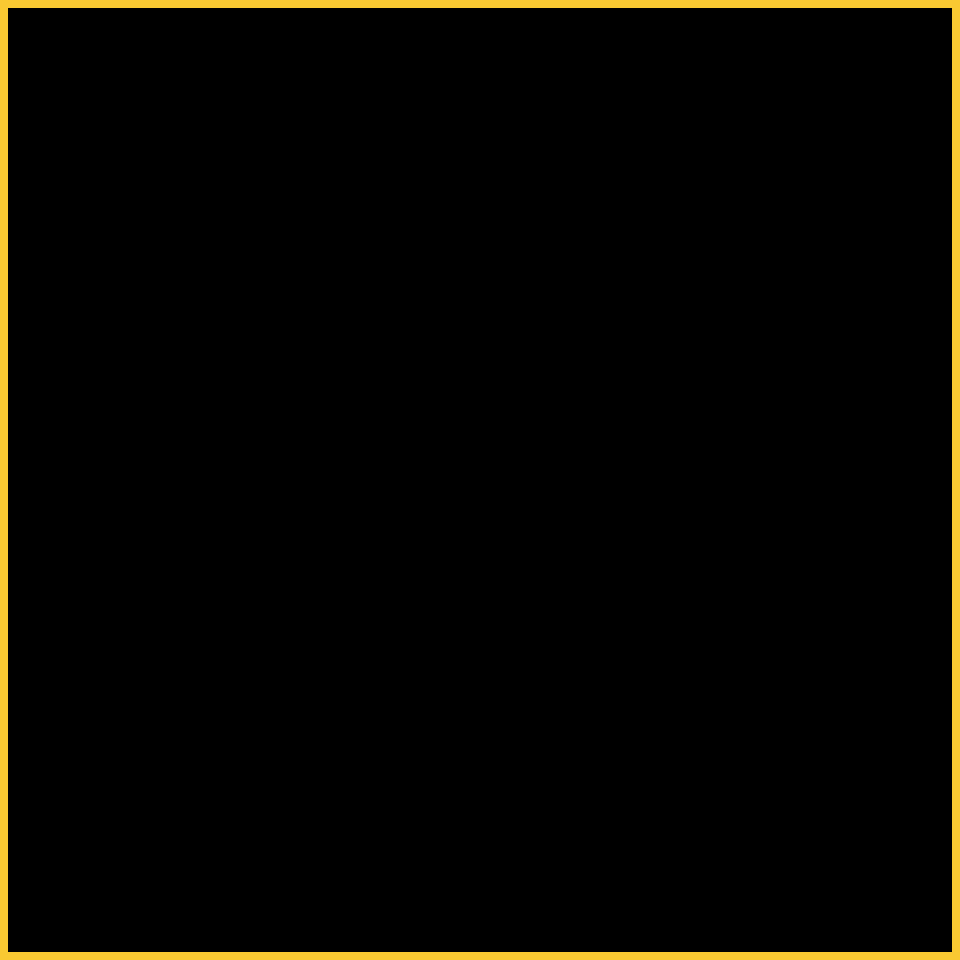
Frame 1 (no input)
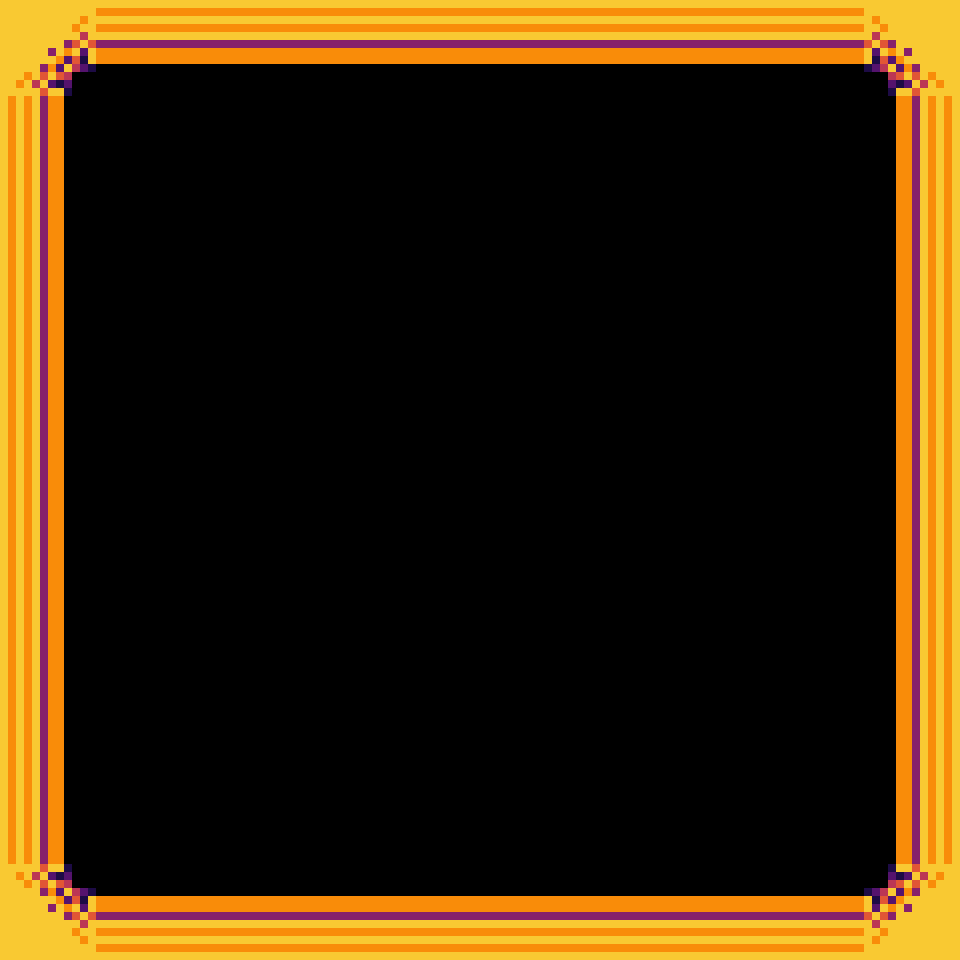
Frame 60 (no input)
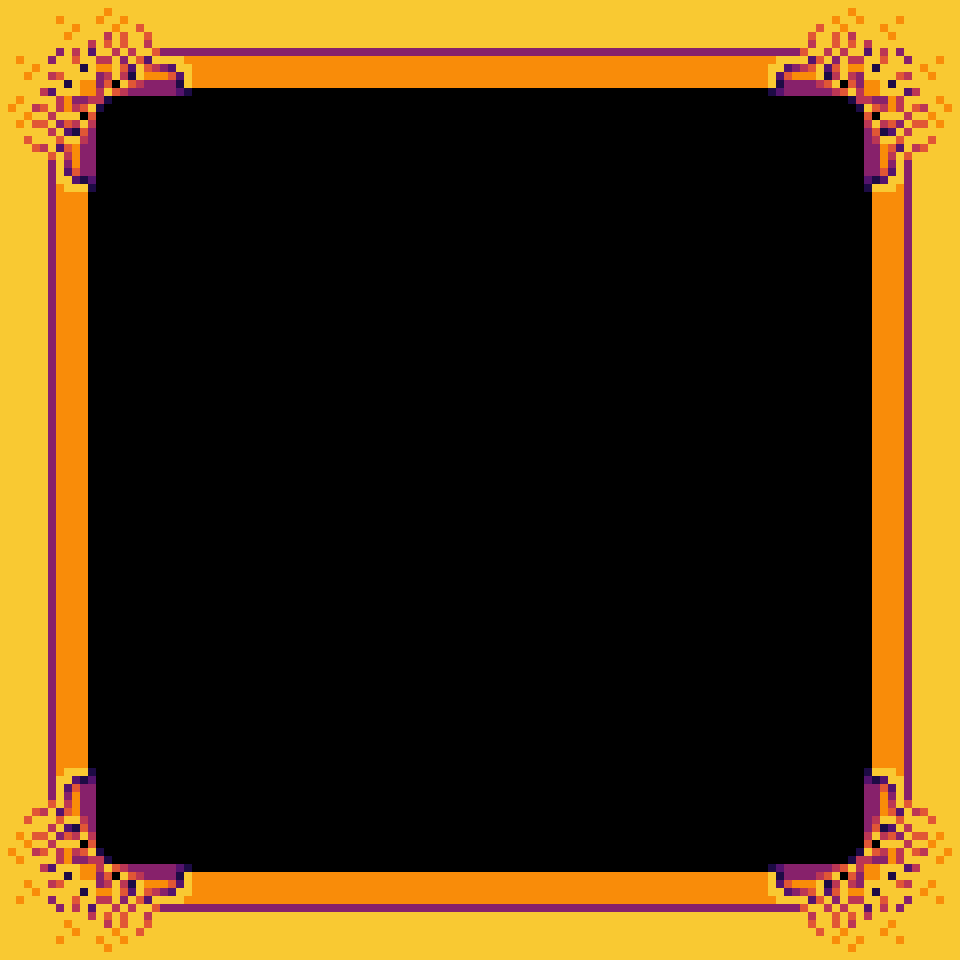
Frame 120 (the mouse pressed at the canvas centre since frame 60)

The p5.js sketch that drew these frames (run headless with seeded random() and noise() and a simulated clock; from frame 60 on, the mouse is pressed at the canvas centre):

// p5.js sketch
// ── sketch.js
let wid = 960;
let hig = 960;
let cellSize = 8;

let row = wid / cellSize;
let col = hig / cellSize;
let sandpiles = new Array(row);
for(let x = 0; x < row; x++){
  sandpiles[x] = new Array(col);
}

// let cellSize = 4;
// for (let r = 0; r < row; r++){
//   for (let c = 0; c < col; c++){
//     sandpiles[r][c] = 0;
//   }
// }
// sandpiles[row/2][col/2] = 1000;

function setup() {
  createCanvas(wid, hig);
  // cellSize = 400/row;
  // sandpiles = new int[row][col];
  for (let r = 0; r < row; r++){
    for (let c = 0; c < col; c++){
      sandpiles[r][c] = 0;
      if(r + 1 >= row) sandpiles[r][c] += 1000;
      if(r - 1 < 0)  sandpiles[r][c] += 1000;
      if(c + 1 >= col) sandpiles[r][c] += 1000;
      if(c - 1 < 0)  sandpiles[r][c] += 1000;
    }
  }
  // addSand(floor((Math.random() * row)), floor((Math.random() * col)));
  // addSand(floor((Math.random() * row)), floor((Math.random() * col)));
  // addSand(floor((Math.random() * row)), floor((Math.random() * col)));

  // sandpiles[row/2-1][col/2-1] = 10000;
  // sandpiles[row-1][col-1] = 100000;
  // console.log(cellSize);

  // console.log(sandpiles[0][0]);
}

function addSand(x1, y1){
  let x2 = -(x1 - row/2) + row/2-1;
  let y2 = -(y1 - row/2) + row/2-1;
  // sandpiles[floor(mouseX/cellSize)][floor(mouseY/cellSize)] += 1000;
  let pileSize = 500;
  sandpiles[x1][y1] += pileSize;
  sandpiles[x1][y2] += pileSize;
  sandpiles[x2][y1] += pileSize;
  sandpiles[x2][y2] += pileSize;
  sandpiles[y1][x1] += pileSize;
  sandpiles[y1][x2] += pileSize;
  sandpiles[y2][x1] += pileSize;
  sandpiles[y2][x2] += pileSize;
}

function singleHexPile(x1,y1){
  // console.log(x1, y1)
  y1 = round(y1/cellSize);
  if(y1%2 == 0)  x1 = x1 - cellSize/2;
  x1 = round(x1/cellSize);
  // console.log(x1, y1)
  let x2 = -(x1 - row/2) + row/2-1;
  let y2 = -(y1 - row/2) + row/2-1;
  // sandpiles[floor(mouseX/cellSize)][floor(mouseY/cellSize)] += 1000;
  let pileSize = 500;
  sandpiles[x1][y1] += pileSize;
  // sandpiles[x2][y2] += pileSize;
  
}

function addSandHex(x1, y1){
  // singleHexPile(x1,y1);
  // let distttt = dist(x1, y1, row/2, col/2)
  // let deg = atan2(y1-row/2,x1-col/2)+PI/3;
  // console.log(distttt*cos(deg))
  // console.log(distttt)
  // singleHexPile(round(distttt* cos(deg)+row/2), round(distttt*sin(deg)+row/2));
  // deg = deg + PI/3;
  // singleHexPile(round(distttt* cos(deg)+row/2), round(distttt*sin(deg)+row/2));

  //first6
  //loop
  for(let i = 0; i < 2; i ++){
    let distttt = dist(x1, y1, width/2, height/2)
    console.log(distttt)
    let deg = atan2(y1-width/2,x1-height/2);
    for(let j = 0; j < 6; j++){
      singleHexPile((distttt* cos(deg+ PI/3*j)+width/2), (distttt*sin(deg+PI/3*j)+height/2));

    }
    y1 = -(y1 - width/2) + width/2;
  }

  //mirror
}

function mouseClicked(event) {
  let x1 = floor(mouseX/cellSize);
  let y1 = floor(mouseY/cellSize);
  addSand(x1, y1);
  // addSandHex(x1, y1);
}

function topple3(){
  // let nextPiles = sandpiles.slice(0);
  let nextPiles = [];
  // console.log(nextPiles)
  for (let r = 0; r < row; r++){
    nextPiles.push([]);
    for (let c = 0; c < col; c++){
      nextPiles[r][c] = 0;
    }
  }
  // console.log(nextPiles[0])
  for (let r = 0; r < row; r++){
    for (let c = 0; c < col; c++){
      // nextPiles[r][c] = sandpiles[r][c];
      if (sandpiles[r][c] > 2){
        // nextPiles[r][c] += (-4);
        nextPiles[r][c] += sandpiles[r][c] - 3;
        if(r + 1 < row){
          nextPiles[r+1][c] += 1;
        }
        if(r - 1 >= 0){
          nextPiles[r-1][c] += 1;
        }
        if(r % 2 == c % 2){
          if(c + 1 < col) nextPiles[r][c+1] += 1;
        }else{
          if(c - 1 >= 0) nextPiles[r][c-1] += 1;

        }
      }else{
        nextPiles[r][c] += sandpiles[r][c];
      }
    }
  }

  sandpiles = nextPiles;
}

function topple4x4(){
  // let nextPiles = sandpiles.slice(0);
  let nextPiles = [];
  // console.log(nextPiles)
  for (let r = 0; r < row; r++){
    nextPiles.push([]);
    for (let c = 0; c < col; c++){
      nextPiles[r][c] = 0;
    }
  }
  // console.log(nextPiles[0])
  for (let r = 0; r < row; r++){
    for (let c = 0; c < col; c++){
      // nextPiles[r][c] = sandpiles[r][c];
      if (sandpiles[r][c] > 3){
        // nextPiles[r][c] += (-4);
        nextPiles[r][c] += sandpiles[r][c] - 4;
        if(r + 1 < row){
          nextPiles[r+1][c] += 1;
        }
        if(r - 1 >= 0){
          nextPiles[r-1][c] += 1;
        }
        if(c + 1 < col){
          nextPiles[r][c+1] += 1;
        }
        if(c - 1 >= 0){
          nextPiles[r][c-1] += 1;
        }
      }else{
        nextPiles[r][c] += sandpiles[r][c];
      }
    }
  }

  sandpiles = nextPiles;
}

function topple6x6(){
  // let nextPiles = sandpiles.slice(0);
  let nextPiles = [];
  // console.log(nextPiles)
  for (let r = 0; r < row; r++){
    nextPiles.push([]);
    for (let c = 0; c < col; c++){
      nextPiles[r][c] = 0;
    }
  }
  // console.log(nextPiles[0])
  for (let r = 0; r < row; r++){
    for (let c = 0; c < col; c++){
      // nextPiles[r][c] = sandpiles[r][c];
      if (sandpiles[r][c] > 5){
        // nextPiles[r][c] += (-4);
        nextPiles[r][c] += sandpiles[r][c] - 6;
        if(r + 1 < row) nextPiles[r+1][c] += 1;
        if(r - 1 >= 0)  nextPiles[r-1][c] += 1;
        if(c + 1 < col) nextPiles[r][c+1] += 1;
        if(c - 1 >= 0)  nextPiles[r][c-1] += 1;
        if(c %2 == 0){
          if(c - 1 >= 0 && r - 1 >= 0)  nextPiles[r-1][c-1] += 1;
          if(r - 1 >= 0 && c + 1 < col)  nextPiles[r-1][c+1] += 1;
        }else{
          if(c - 1 >= 0 && r + 1 < row)  nextPiles[r+1][c-1] += 1;
          if(r + 1 < row && c + 1 < col)  nextPiles[r+1][c+1] += 1;
        }
      }else{
        nextPiles[r][c] += sandpiles[r][c];
      }
    }
  }

  sandpiles = nextPiles;
}


function topple8x8(){
  // let nextPiles = sandpiles.slice(0);
  let nextPiles = [];
  // console.log(nextPiles)
  for (let r = 0; r < row; r++){
    nextPiles.push([]);
    for (let c = 0; c < col; c++){
      nextPiles[r][c] = 0;
    }
  }
  // console.log(nextPiles[0])
  for (let r = 0; r < row; r++){
    for (let c = 0; c < col; c++){
      // nextPiles[r][c] = sandpiles[r][c];
      if (sandpiles[r][c] > 7){
        // nextPiles[r][c] += (-4);
        nextPiles[r][c] += sandpiles[r][c] - 8;
        if(r + 1 < row) nextPiles[r+1][c] += 1;
        if(r - 1 >= 0)  nextPiles[r-1][c] += 1;
        if(c + 1 < col) nextPiles[r][c+1] += 1;
        if(c - 1 >= 0)  nextPiles[r][c-1] += 1;

        if(r + 1 < row && c + 1 < col) nextPiles[r+1][c+1] += 1;
        if(r - 1 >= 0 && c - 1 >= 0)  nextPiles[r-1][c-1] += 1;
        if(c + 1 < col && r - 1 >= 0) nextPiles[r-1][c+1] += 1;
        if(c - 1 >= 0 && r + 1 < row)  nextPiles[r+1][c-1] += 1;
      }else{
        nextPiles[r][c] += sandpiles[r][c];
      }
    }
  }

  sandpiles = nextPiles;
}

function toppleGrowth(){
  // let nextPiles = sandpiles.slice(0);
  let nextPiles = [];
  // console.log(nextPiles)
  for (let r = 0; r < row; r++){
    nextPiles.push([]);
    for (let c = 0; c < col; c++){
      nextPiles[r][c] = 0;
    }
  }
  // console.log(nextPiles[0])
  for (let r = 0; r < row; r++){
    for (let c = 0; c < col; c++){
      // nextPiles[r][c] = sandpiles[r][c];
      if(r + 1 >= row) nextPiles[r][c] += 1;
      if(r - 1 < 0)  nextPiles[r][c] += 1;
      if(c + 1 >= col) nextPiles[r][c] += 1;
      if(c - 1 < 0)  nextPiles[r][c] += 1;

      if (sandpiles[r][c] > 7){
        // nextPiles[r][c] += (-4);
        nextPiles[r][c] += sandpiles[r][c] - 8;
        if(r + 1 < row) nextPiles[r+1][c] += 1;
        if(r - 1 >= 0)  nextPiles[r-1][c] += 1;
        if(c + 1 < col) nextPiles[r][c+1] += 1;
        if(c - 1 >= 0)  nextPiles[r][c-1] += 1;

        if(r + 1 < row && c + 1 < col) nextPiles[r+1][c+1] += 1;
        if(r - 1 >= 0 && c - 1 >= 0)  nextPiles[r-1][c-1] += 1;
        if(c + 1 < col && r - 1 >= 0) nextPiles[r-1][c+1] += 1;
        if(c - 1 >= 0 && r + 1 < row)  nextPiles[r+1][c-1] += 1;
      }else{
        nextPiles[r][c] += sandpiles[r][c];
      }
    }
  }

  sandpiles = nextPiles;
}

function render3(){
  noStroke();
  let n;
  for (let r = 0; r < row; r++){
    for (let c = 0; c < col; c++){
      n = sandpiles[r][c];
      // console.log(n);
      let col = color(255);
      if      (n == 0) col = color(0,255,0);
      else if (n == 1) col = color(255,0,0);
      else col = color(0,0,255);
      noStroke();
      // if(r == 99 && c == 99){
      //   console.log(sandpiles.length);
      // }
      fill(col);
      rect(r*cellSize, c*cellSize, cellSize, cellSize);
    }
  }
}

function render4(){
  noStroke();
  let n;
  for (let r = 0; r < row; r++){
    for (let c = 0; c < col; c++){
      n = sandpiles[r][c];
      // console.log(n);
      let col = color(255);
      if (n == 0){
          col = color(255,255,0);
      }
      else if (n == 1){
          col = color(0,185,63);
      }
      else if (n == 2){
          col = color(0,104,225);
      }
      else{
          col = color(122,0,229);
      }
      noStroke();
      // if(r == 99 && c == 99){
      //   console.log(sandpiles.length);
      // }
      fill(col);
      rect(r*cellSize, c*cellSize, cellSize, cellSize);
    }
  }
}

function render6(){
  noStroke();
  let n;
  for (let r = 0; r < row; r++){
    for (let c = 0; c < col; c++){
      n = sandpiles[r][c];
      // console.log(n);
      let col = color(255);
      if      (n == 0) col = color(0,0,0);
      else if (n == 1) col = color(29,11,69);
      else if (n == 2) col = color(84,19,109);
      // else if (n == 3) col = color(135,33,107);
      else if (n == 3) col = color(0);
      else if (n == 4) col = color(187,54,84);
      // else if (n == 5) col = color(225,86,53);
      else if (n == 5) col = color(0);
      else if (n == 6) col = color(249,140,9);
      else col = color(249,201,50);
      noStroke();
      // if(r == 99 && c == 99){
      //   console.log(sandpiles.length);
      // }
      fill(col);
      if(c%2 == 0){
        // console.log(r*cellSize, c*cellSize-(cellSize/2), cellSize, cellSize);
        rect(r*cellSize-(cellSize/2), c*cellSize, cellSize, cellSize);
      }else{
        rect(r*cellSize, c*cellSize, cellSize, cellSize);
      }
    }
  }
}

function render8(){
  noStroke();
  let n;
  for (let r = 0; r < row; r++){
    for (let c = 0; c < col; c++){
      n = sandpiles[r][c];
      // console.log(n);
      let col = color(255);
      if      (n == 0) col = color(0,0,0);
      else if (n == 1) col = color(29,11,69);
      else if (n == 2) col = color(84,19,109);
      else if (n == 3) col = color(135,33,107);
      else if (n == 4) col = color(187,54,84);
      else if (n == 5) col = color(225,86,53);
      else if (n == 6) col = color(249,140,9);
      else col = color(249,201,50);
      noStroke();
      // if(r == 99 && c == 99){
      //   console.log(sandpiles.length);
      // }
      fill(col);
      rect(r*cellSize, c*cellSize, cellSize, cellSize);
    }
  }
}

function draw() {
  background(0);
  render8();
  topple8x8();
}
